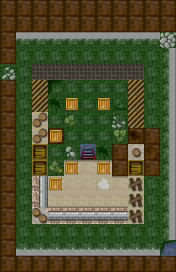

A 2D game scene composited from a Tiled map and its tileset images. What follows is a short description and the map's XML, with each tile layer's data collapsed to a summary:
An orthogonal 11x17 tile map with 16x16 px tiles, 2 tile layers (Ground, Crates), 2 tilesets.

<map version="1.0" orientation="orthogonal" width="11" height="17" tilewidth="16" tileheight="16">
 <tileset firstgid="1" name="dustvg16" tilewidth="16" tileheight="16">
  <image source="dustvg16px.png" trans="ffffff" width="256" height="208" />
 </tileset>
 <tileset firstgid="209" name="crate" tilewidth="16" tileheight="16">
  <image source="SpecOps/crate16px.png" trans="ffffff" width="16" height="16" />
 </tileset>
 <layer name="Ground" width="11" height="17">
  <data>[187 cells, 187 non-empty, 35 distinct tile ids]</data>
 </layer>
 <layer name="Crates" width="11" height="17">
  <properties>
   <property name="blocked" value="blocked" />
  </properties>
  <data>[187 cells, 6 non-empty, 1 distinct tile ids]</data>
 </layer>
</map>